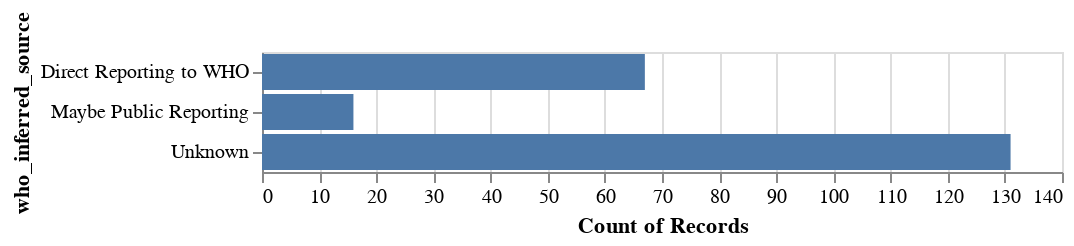

Notebook code for this chart:
### Code cell
import altair as alt
alt.Chart(merged_data).mark_bar().encode(
    y=alt.Y('who_inferred_source'),
    x='count()',
    tooltip='count()'
)

### Figure 1 — Vega-Lite specification as saved in the notebook (floating-point values rounded to 4 significant figures; data arrays with more than 128 entries replaced by an {"elided": "..."} marker saying what was removed)
{"config": {"view": {"continuousWidth": 400, "continuousHeight": 300}}, "data": {"name": "data-34d4d1a5f86e985e5d2ab6937f1b3f22"}, "mark": "bar", "encoding": {"tooltip": {"aggregate": "count", "type": "quantitative"}, "x": {"aggregate": "count", "type": "quantitative"}, "y": {"field": "who_inferred_source", "type": "nominal"}}, "$schema": "https://vega.github.io/schema/vega-lite/v4.17.0.json", "datasets": {"data-34d4d1a5f86e985e5d2ab6937f1b3f22": {"elided": "214 records"}}}
